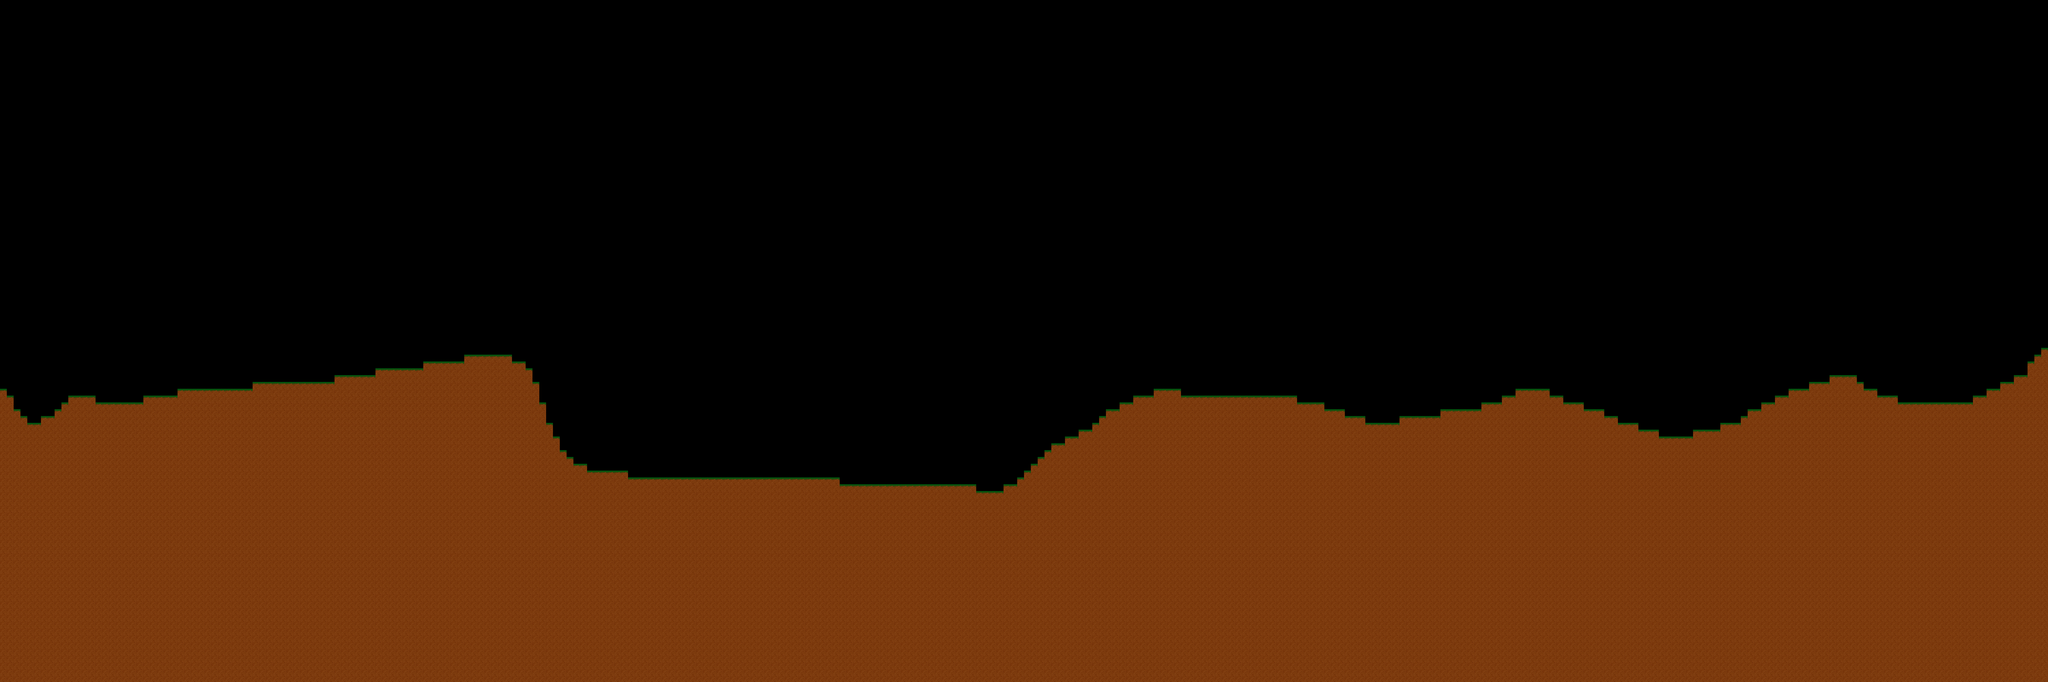

This game map was drawn from its Tiled (.tmx) file and the tilesets committed beside it. A one-line description and the trimmed map source follow:
An orthogonal 300x100 tile map with 20x20 px tiles, 1 tile layer (Tile Layer 1).

<map version="1.0" tiledversion="1.1.5" orientation="orthogonal" renderorder="right-down" width="300" height="100" tilewidth="20" tileheight="20" infinite="0" nextobjectid="1">
 <tileset firstgid="1" source="../mapTiles2.tsx" />
 <layer name="Tile Layer 1" width="300" height="100">
  <data>[30000 cells, 11682 non-empty, 2 distinct tile ids]</data>
 </layer>
</map>
